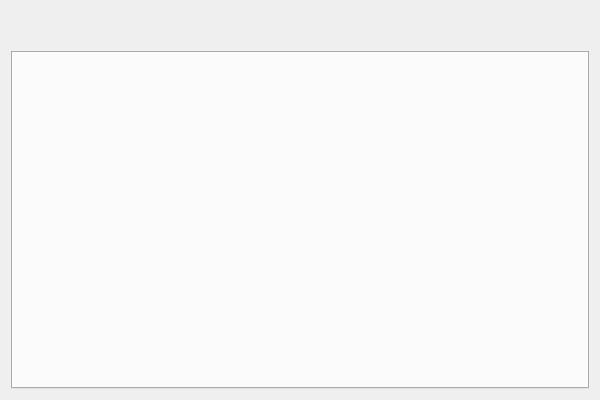
<?xml version="1.0" encoding="UTF-8"?>
<ui version="4.0">
 <class>BlockDetailDialog</class>
 <widget class="QDialog" name="BlockDetailDialog">
  <property name="geometry">
   <rect>
    <x>0</x>
    <y>0</y>
    <width>600</width>
    <height>400</height>
   </rect>
  </property>
  <layout class="QVBoxLayout" name="verticalLayout">
   <item>
    <layout class="QGridLayout" name="gridLayout">
     <item row="0" column="0">
      <widget class="QLabel" name="labelLib"/>
     </item>
     <item row="0" column="1">
      <widget class="QLabel" name="labelSite"/>
     </item>
     <item row="0" column="2">
      <widget class="QLabel" name="labelPass"/>
     </item>
     <item row="1" column="0">
      <widget class="QLabel" name="labelOSFail"/>
     </item>
     <item row="1" column="1">
      <widget class="QLabel" name="labelLeakageFail"/>
     </item>
     <item row="1" column="2">
      <widget class="QLabel" name="labelProgramFail"/>
     </item>
    </layout>
   </item>
   <item>
    <widget class="QTabWidget" name="tabWidget"/>
   </item>
  </layout>
 </widget>
</ui>
